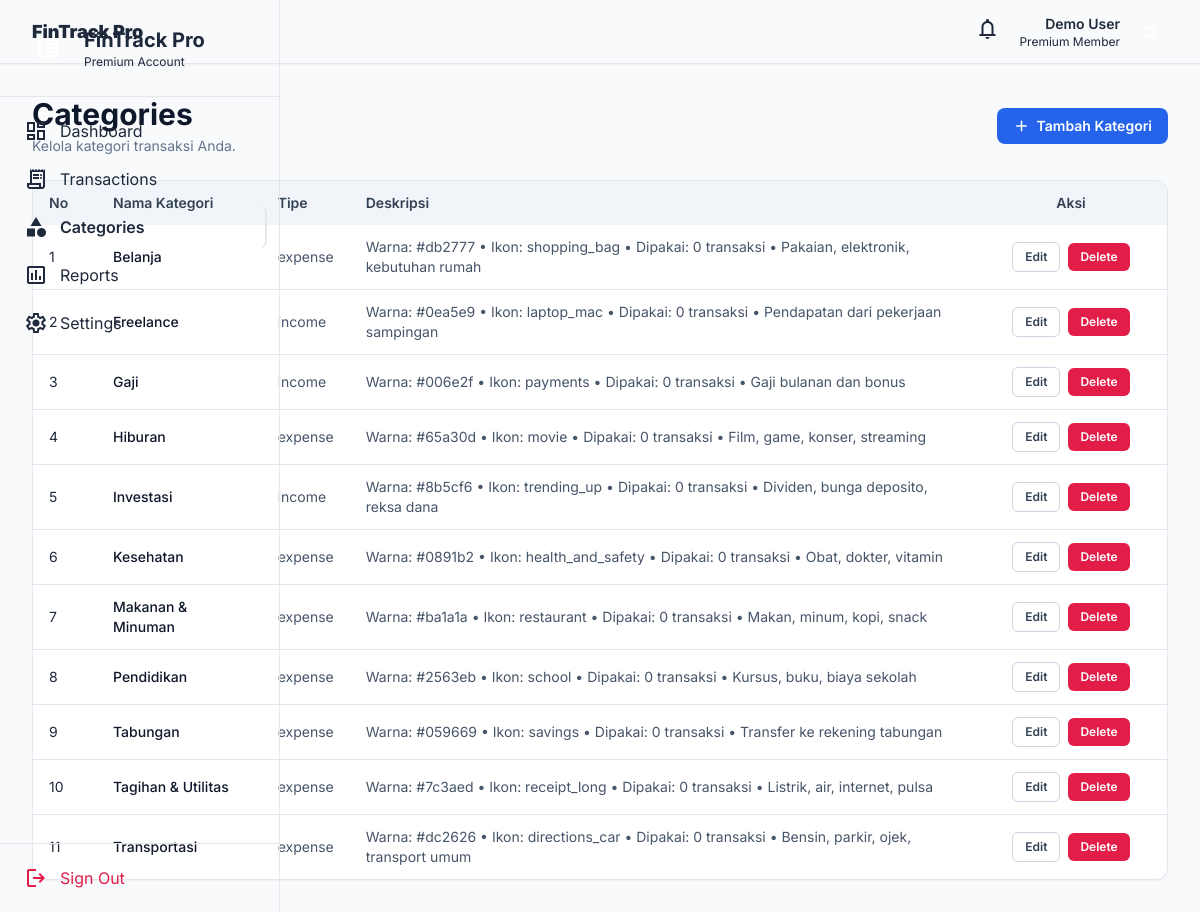
Screenshot of /categories/index.php (signed in) with the database file from the repository.
### tables this page shows
CREATE TABLE `categories` (
  `id` bigint unsigned NOT NULL AUTO_INCREMENT,
  `user_id` bigint unsigned NOT NULL,
  `name` varchar(100) NOT NULL,
  `type` enum('income','expense') NOT NULL,
  `color` varchar(20) DEFAULT '#2563EB',
  `icon` varchar(100) DEFAULT 'wallet',
  `description` text,
  `created_at` timestamp NOT NULL DEFAULT CURRENT_TIMESTAMP,
  `updated_at` timestamp NULL DEFAULT NULL ON UPDATE CURRENT_TIMESTAMP,
  PRIMARY KEY (`id`),
  UNIQUE KEY `uq_categories_user_name` (`user_id`,`name`),
  KEY `idx_categories_user_type` (`user_id`,`type`),
  CONSTRAINT `fk_categories_user` FOREIGN KEY (`user_id`) REFERENCES `users` (`id`) ON DELETE CASCADE ON UPDATE CASCADE
);

### categories/index.php (the view, shortened to what this page needs)
<?php
require_once __DIR__ . '/../config/database.php';
$userId = (int) ($_SESSION['user_id'] ?? 0);
$listStmt = $pdo->prepare(
    'SELECT c.id, c.name, c.type, c.color, c.icon, c.description,
            COUNT(t.id) AS usage_count
     FROM categories c
     LEFT JOIN transactions t ON t.category_id = c.id AND t.user_id = c.user_id
     WHERE c.user_id = :user_id
     GROUP BY c.id, c.name, c.type, c.color, c.icon, c.description
     ORDER BY c.name ASC'
);
$listStmt->execute(['user_id' => $userId]);
$categories = $listStmt->fetchAll();
?>
<!DOCTYPE html>
<html lang="id">
<head>
    <?php
    include __DIR__ . '/../includes/head.php';
    ?>
</head>
<body class="bg-slate-50 text-slate-800 min-h-screen">
<div class="flex min-h-screen">
    <?php include __DIR__ . '/../includes/sidebar.php'; ?>
    <div class="flex-1 min-w-0">
        <?php include __DIR__ . '/../includes/topbar.php'; ?>
        <main class="p-4 sm:p-6 lg:p-8">
            <div class="max-w-6xl mx-auto space-y-6">
                <div class="flex flex-col sm:flex-row sm:items-center sm:justify-between gap-3">
                    <div>
                        <h1 class="text-2xl sm:text-3xl font-bold text-slate-900">Categories</h1>
                        <p class="text-sm text-slate-500 mt-1">Kelola kategori transaksi Anda.</p>
                    </div>
                    <a
                        href="create.php"
                        class="inline-flex items-center justify-center gap-1.5 rounded-lg bg-blue-600 px-4 py-2 text-sm font-semibold text-white hover:bg-blue-700 transition"
                    >
                        <span class="material-symbols-outlined text-[18px]">add</span>
                        Tambah Kategori
                    </a>
                </div>
                <section class="bg-white rounded-xl border border-slate-200 shadow-sm overflow-hidden">
                    <div class="overflow-x-auto">
                        <table class="min-w-full text-sm">
                            <thead class="bg-slate-100 text-slate-700">
                            <tr>
                                <th class="text-left px-4 py-3 font-semibold w-16">No</th>
                                <th class="text-left px-4 py-3 font-semibold">Nama Kategori</th>
                                <th class="text-left px-4 py-3 font-semibold">Tipe</th>
                                <th class="text-left px-4 py-3 font-semibold">Deskripsi</th>
                                <th class="text-center px-4 py-3 font-semibold w-48">Aksi</th>
                            </tr>
                            </thead>
                            <tbody class="divide-y divide-slate-200">
                            <?php if ($categories === []): ?>
                                <tr>
                                    <td colspan="5" class="px-4 py-10 text-center text-slate-500">Belum ada kategori.</td>
                                </tr>
                            <?php else: ?>
                                <?php foreach ($categories as $index => $category): ?>
                                    <?php
                                    $catId = (int) $category['id'];
                                    $type = (string) ($category['type'] ?? '');
                                    $typeLabel = $type !== '' ? $type : '-';
                                    $description = [];
                                    if (!empty($category['color'])) {
                                        $description[] = 'Warna: ' . (string) $category['color'];
                                    }
                                    if (!empty($category['icon'])) {
                                        $description[] = 'Ikon: ' . (string) $category['icon'];
                                    }
                                    $description[] = 'Dipakai: ' . (string) ((int) $category['usage_count']) . ' transaksi';
                                    if (!empty($category['description'])) {
                                        $description[] = (string) $category['description'];
                                    }
                                    ?>
                                    <tr class="hover:bg-slate-50 transition">
                                        <td class="px-4 py-3"><?= $index + 1; ?></td>
                                        <td class="px-4 py-3 font-medium text-slate-900"><?= htmlspecialchars((string) $category['name'], ENT_QUOTES, 'UTF-8'); ?></td>
                                        <td class="px-4 py-3 text-slate-600"><?= htmlspecialchars($typeLabel, ENT_QUOTES, 'UTF-8'); ?></td>
                                        <td class="px-4 py-3 text-slate-600"><?= htmlspecialchars(implode(' • ', $description), ENT_QUOTES, 'UTF-8'); ?></td>
                                        <td class="px-4 py-3">
                                            <div class="flex items-center justify-center gap-2">
                                                <a href="edit.php?id=<?= $catId; ?>" class="inline-flex items-center rounded-md border border-slate-300 px-3 py-1.5 text-xs font-semibold text-slate-700 hover:bg-slate-100 transition">Edit</a>
                                                <form method="POST" action="index.php" onsubmit="return confirm('Yakin ingin menghapus kategori ini?');">
                                                    <button type="submit" class="inline-flex items-center rounded-md bg-rose-600 px-3 py-1.5 text-xs font-semibold text-white hover:bg-rose-700 transition">Delete</button>
                                                </form>
                                            </div>
                                        </td>
                                    </tr>
                                <?php endforeach; ?>
                            <?php endif; ?>
                            </tbody>
                        </table>
                    </div>
                </section>
            </div>
        </main>
    </div>
</div>
</body>
</html>

### includes/head.php (shortened to what this page needs)
<script src="https://cdn.tailwindcss.com?plugins=forms,container-queries"></script>
<link rel="stylesheet" href="<?= htmlspecialchars(rtrim(BASE_URL, '/'), ENT_QUOTES, 'UTF-8'); ?>/assets/css/style.css">

### includes/sidebar.php (shortened to what this page needs)
<?php
$currentPath = parse_url($_SERVER['REQUEST_URI'] ?? '', PHP_URL_PATH) ?: '';
$menuItems = [
['label'=>'Dashboard','icon'=>'dashboard','href'=>rtrim(BASE_URL,'/').'/dashboard/index.php','match'=>'/dashboard/'],
['label'=>'Transactions','icon'=>'receipt_long','href'=>rtrim(BASE_URL,'/').'/transactions/index.php','match'=>'/transactions/'],
['label'=>'Categories','icon'=>'category','href'=>rtrim(BASE_URL,'/').'/categories/index.php','match'=>'/categories/'],
['label'=>'Reports','icon'=>'assessment','href'=>rtrim(BASE_URL,'/').'/reports/index.php','match'=>'/reports/'],
['label'=>'Settings','icon'=>'settings','href'=>rtrim(BASE_URL,'/').'/settings/index.php','match'=>'/settings/'],
];
?>
<aside id="app-sidebar" class="fixed inset-y-0 left-0 z-50 w-[280px] -translate-x-full border-r border-outline-variant bg-surface-container-lowest transition-transform duration-300 md:translate-x-0">
<div class="flex h-full flex-col">
<div class="p-6 border-b border-outline-variant/40 flex items-center gap-3"><div class="w-12 h-12 rounded-lg bg-primary-container flex items-center justify-center"><span class="material-symbols-outlined text-white">account_balance_wallet</span></div><div><h2 class="font-bold text-xl text-primary">FinTrack Pro</h2><p class="text-xs text-on-surface-variant">Premium Account</p></div></div>
<nav class="flex-1 overflow-y-auto p-3 space-y-1"><?php foreach($menuItems as $item): $active=str_contains($currentPath,$item['match']); ?><a href="<?= htmlspecialchars($item['href'],ENT_QUOTES,'UTF-8');?>" class="flex items-center gap-3 px-3 py-2.5 rounded-lg <?= $active ? 'bg-surface text-primary font-semibold border-r-2 border-primary' : 'text-on-surface-variant hover:bg-surface'; ?>"><span class="material-symbols-outlined <?= $active?'icon-fill':''; ?>"><?= htmlspecialchars($item['icon'],ENT_QUOTES,'UTF-8');?></span><span><?= htmlspecialchars($item['label'],ENT_QUOTES,'UTF-8');?></span></a><?php endforeach; ?></nav>
<div class="p-3 border-t border-outline-variant/40"><a href="<?= htmlspecialchars(rtrim(BASE_URL,'/').'/auth/logout.php',ENT_QUOTES,'UTF-8');?>" class="flex items-center gap-3 px-3 py-2.5 rounded-lg text-rose-600 hover:bg-rose-50"><span class="material-symbols-outlined">logout</span>Sign Out</a></div>
</div></aside><div id="sidebar-backdrop" class="fixed inset-0 z-40 hidden bg-slate-900/40 md:hidden"></div>

### includes/topbar.php (shortened to what this page needs)
<?php
$displayName = trim((string)($_SESSION['name'] ?? $_SESSION['username'] ?? 'User')); $avatar = $displayName !== '' ? strtoupper(mb_substr($displayName,0,1)) : 'U';
?>
<header class="bg-surface-container-lowest shadow-sm flex justify-between items-center w-full h-16 px-4 sm:px-8 sticky top-0 z-40 border-b border-outline-variant/20">
<div class="flex items-center gap-3"><span class="font-black text-on-surface text-lg">FinTrack Pro</span></div>
<div class="flex items-center gap-3"><button class="p-2 rounded-full text-on-surface-variant hover:bg-surface"><span class="material-symbols-outlined">notifications</span></button><div class="hidden sm:block text-right"><p class="text-sm font-semibold"><?= htmlspecialchars($displayName,ENT_QUOTES,'UTF-8');?></p><p class="text-xs text-on-surface-variant">Premium Member</p></div><div class="w-9 h-9 rounded-full bg-primary text-white flex items-center justify-center font-semibold"><?= htmlspecialchars($avatar,ENT_QUOTES,'UTF-8');?></div></div>
</header>

### assets/css/style.css (style rules this page uses)
:root { --font-primary: 'Inter', sans-serif; }
* { box-sizing: border-box; }
body { font-family: var(--font-primary); margin: 0; background-color: #f8fafc; color: #0f172a; }

### includes/head.php (style rules this page uses)
.material-symbols-outlined { font-variation-settings: 'FILL' 0, 'wght' 400, 'GRAD' 0, 'opsz' 24; }
.icon-fill { font-variation-settings: 'FILL' 1, 'wght' 400, 'GRAD' 0, 'opsz' 24; }

### rows the page displays
categories: name "Belanja", type "expense", description "Warna: #db2777 • Ikon: shopping_bag • Dipakai: 0 transaksi • Pakaian, elektronik, kebutuhan rumah"
categories: name "Freelance", type "income", description "Warna: #0ea5e9 • Ikon: laptop_mac • Dipakai: 0 transaksi • Pendapatan dari pekerjaan sampingan"
categories: name "Gaji", type "income", description "Warna: #006e2f • Ikon: payments • Dipakai: 0 transaksi • Gaji bulanan dan bonus"
categories: name "Hiburan", type "expense", description "Warna: #65a30d • Ikon: movie • Dipakai: 0 transaksi • Film, game, konser, streaming"
categories: name "Investasi", type "income", description "Warna: #8b5cf6 • Ikon: trending_up • Dipakai: 0 transaksi • Dividen, bunga deposito, reksa dana"
categories: name "Kesehatan", type "expense", description "Warna: #0891b2 • Ikon: health_and_safety • Dipakai: 0 transaksi • Obat, dokter, vitamin"
categories: name "Makanan & Minuman", type "expense", description "Warna: #ba1a1a • Ikon: restaurant • Dipakai: 0 transaksi • Makan, minum, kopi, snack"
categories: name "Pendidikan", type "expense", description "Warna: #2563eb • Ikon: school • Dipakai: 0 transaksi • Kursus, buku, biaya sekolah"
categories: name "Tabungan", type "expense", description "Warna: #059669 • Ikon: savings • Dipakai: 0 transaksi • Transfer ke rekening tabungan"
categories: name "Tagihan & Utilitas", type "expense", description "Warna: #7c3aed • Ikon: receipt_long • Dipakai: 0 transaksi • Listrik, air, internet, pulsa"
categories: name "Transportasi", type "expense", description "Warna: #dc2626 • Ikon: directions_car • Dipakai: 0 transaksi • Bensin, parkir, ojek, transport umum"

### other values shown
$item['label'] "Dashboard"
$item['label'] "Transactions"
$item['label'] "Categories"
$item['label'] "Reports"
$item['label'] "Settings"
$displayName "Demo User"
